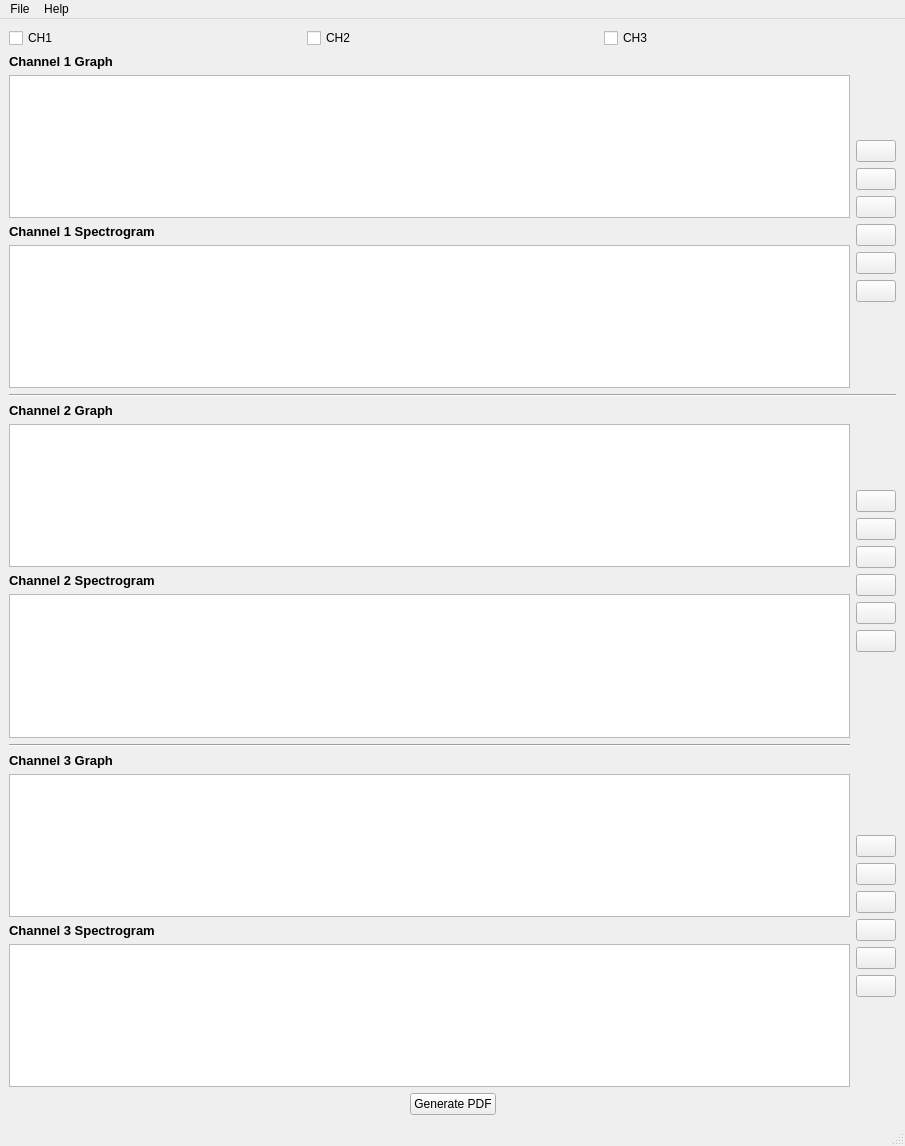
<?xml version="1.0" encoding="UTF-8"?>
<ui version="4.0">
 <class>MainWindow</class>
 <widget class="QMainWindow" name="MainWindow">
  <property name="geometry">
   <rect>
    <x>0</x>
    <y>0</y>
    <width>905</width>
    <height>1146</height>
   </rect>
  </property>
  <property name="windowTitle">
   <string>SBME - Signal Viewer</string>
  </property>
  <property name="windowIcon">
   <iconset>
    <normaloff>Images/MainIcon.png</normaloff>Images/MainIcon.png</iconset>
  </property>
  <widget class="QWidget" name="centralwidget">
   <layout class="QVBoxLayout" name="verticalLayout_4">
    <item>
     <layout class="QHBoxLayout" name="showChannels">
      <item>
       <widget class="QCheckBox" name="showChannel1">
        <property name="text">
         <string>CH1</string>
        </property>
        <property name="shortcut">
         <string>Alt+1</string>
        </property>
       </widget>
      </item>
      <item>
       <widget class="QCheckBox" name="showChannel2">
        <property name="text">
         <string>CH2</string>
        </property>
        <property name="shortcut">
         <string>Alt+2</string>
        </property>
       </widget>
      </item>
      <item>
       <widget class="QCheckBox" name="showChannel3">
        <property name="text">
         <string>CH3</string>
        </property>
        <property name="shortcut">
         <string>Alt+3</string>
        </property>
       </widget>
      </item>
     </layout>
    </item>
    <item>
     <layout class="QHBoxLayout" name="Channel1Components">
      <item>
       <layout class="QVBoxLayout" name="channel1Graphs">
        <property name="sizeConstraint">
         <enum>QLayout::SetDefaultConstraint</enum>
        </property>
        <item>
         <widget class="QLabel" name="graph1Label">
          <property name="font">
           <font>
            <pointsize>10</pointsize>
            <weight>75</weight>
            <bold>true</bold>
           </font>
          </property>
          <property name="text">
           <string>Channel 1 Graph</string>
          </property>
         </widget>
        </item>
        <item>
         <widget class="PlotWidget" name="signal1Graph"/>
        </item>
        <item>
         <widget class="QLabel" name="spectrogram1Label">
          <property name="font">
           <font>
            <pointsize>10</pointsize>
            <weight>75</weight>
            <bold>true</bold>
           </font>
          </property>
          <property name="text">
           <string>Channel 1 Spectrogram</string>
          </property>
         </widget>
        </item>
        <item>
         <widget class="PlotWidget" name="sepctrogram1Graph"/>
        </item>
       </layout>
      </item>
      <item>
       <layout class="QVBoxLayout" name="controls1">
        <item>
         <spacer name="verticalSpacer_3">
          <property name="orientation">
           <enum>Qt::Vertical</enum>
          </property>
          <property name="sizeHint" stdset="0">
           <size>
            <width>20</width>
            <height>40</height>
           </size>
          </property>
         </spacer>
        </item>
        <item>
         <widget class="QPushButton" name="playBtn1">
          <property name="enabled">
           <bool>true</bool>
          </property>
          <property name="maximumSize">
           <size>
            <width>50</width>
            <height>16777215</height>
           </size>
          </property>
          <property name="text">
           <string/>
          </property>
          <property name="icon">
           <iconset>
            <normaloff>Images/play.png</normaloff>Images/play.png</iconset>
          </property>
         </widget>
        </item>
        <item>
         <widget class="QPushButton" name="pauseBtn1">
          <property name="maximumSize">
           <size>
            <width>50</width>
            <height>16777215</height>
           </size>
          </property>
          <property name="text">
           <string/>
          </property>
          <property name="icon">
           <iconset>
            <normaloff>Images/pause.png</normaloff>Images/pause.png</iconset>
          </property>
         </widget>
        </item>
        <item>
         <widget class="QPushButton" name="stopBtn1">
          <property name="maximumSize">
           <size>
            <width>50</width>
            <height>16777215</height>
           </size>
          </property>
          <property name="text">
           <string/>
          </property>
          <property name="icon">
           <iconset>
            <normaloff>Images/focus.png</normaloff>Images/focus.png</iconset>
          </property>
         </widget>
        </item>
        <item>
         <widget class="QPushButton" name="zoomInBtn1">
          <property name="maximumSize">
           <size>
            <width>50</width>
            <height>16777215</height>
           </size>
          </property>
          <property name="text">
           <string/>
          </property>
          <property name="icon">
           <iconset>
            <normaloff>Images/zoom-in.png</normaloff>Images/zoom-in.png</iconset>
          </property>
         </widget>
        </item>
        <item>
         <widget class="QPushButton" name="zoonOutBtn1">
          <property name="maximumSize">
           <size>
            <width>50</width>
            <height>16777215</height>
           </size>
          </property>
          <property name="text">
           <string/>
          </property>
          <property name="icon">
           <iconset>
            <normaloff>Images/zoom-out.png</normaloff>Images/zoom-out.png</iconset>
          </property>
         </widget>
        </item>
        <item>
         <widget class="QPushButton" name="clearBtn1">
          <property name="maximumSize">
           <size>
            <width>50</width>
            <height>16777215</height>
           </size>
          </property>
          <property name="text">
           <string/>
          </property>
          <property name="icon">
           <iconset>
            <normaloff>Images/delete.png</normaloff>Images/delete.png</iconset>
          </property>
         </widget>
        </item>
        <item>
         <spacer name="verticalSpacer_4">
          <property name="orientation">
           <enum>Qt::Vertical</enum>
          </property>
          <property name="sizeHint" stdset="0">
           <size>
            <width>20</width>
            <height>40</height>
           </size>
          </property>
         </spacer>
        </item>
       </layout>
      </item>
     </layout>
    </item>
    <item>
     <widget class="Line" name="line">
      <property name="orientation">
       <enum>Qt::Horizontal</enum>
      </property>
     </widget>
    </item>
    <item>
     <layout class="QHBoxLayout" name="Channel2Components">
      <item>
       <layout class="QVBoxLayout" name="Channel2Graphs">
        <property name="sizeConstraint">
         <enum>QLayout::SetDefaultConstraint</enum>
        </property>
        <item>
         <widget class="QLabel" name="graph2Label">
          <property name="font">
           <font>
            <pointsize>10</pointsize>
            <weight>75</weight>
            <bold>true</bold>
           </font>
          </property>
          <property name="text">
           <string>Channel 2 Graph</string>
          </property>
         </widget>
        </item>
        <item>
         <widget class="PlotWidget" name="signal2Graph"/>
        </item>
        <item>
         <widget class="QLabel" name="spectrogram2Label">
          <property name="font">
           <font>
            <pointsize>10</pointsize>
            <weight>75</weight>
            <bold>true</bold>
           </font>
          </property>
          <property name="text">
           <string>Channel 2 Spectrogram</string>
          </property>
         </widget>
        </item>
        <item>
         <widget class="PlotWidget" name="spectrogram2Graph"/>
        </item>
       </layout>
      </item>
      <item>
       <layout class="QVBoxLayout" name="controls2">
        <item>
         <spacer name="verticalSpacer_5">
          <property name="orientation">
           <enum>Qt::Vertical</enum>
          </property>
          <property name="sizeHint" stdset="0">
           <size>
            <width>20</width>
            <height>40</height>
           </size>
          </property>
         </spacer>
        </item>
        <item>
         <widget class="QPushButton" name="playBtn2">
          <property name="enabled">
           <bool>true</bool>
          </property>
          <property name="maximumSize">
           <size>
            <width>50</width>
            <height>16777215</height>
           </size>
          </property>
          <property name="text">
           <string/>
          </property>
          <property name="icon">
           <iconset>
            <normaloff>Images/play.png</normaloff>Images/play.png</iconset>
          </property>
         </widget>
        </item>
        <item>
         <widget class="QPushButton" name="pauseBtn2">
          <property name="maximumSize">
           <size>
            <width>50</width>
            <height>16777215</height>
           </size>
          </property>
          <property name="text">
           <string/>
          </property>
          <property name="icon">
           <iconset>
            <normaloff>Images/pause.png</normaloff>Images/pause.png</iconset>
          </property>
         </widget>
        </item>
        <item>
         <widget class="QPushButton" name="stopBtn2">
          <property name="maximumSize">
           <size>
            <width>50</width>
            <height>16777215</height>
           </size>
          </property>
          <property name="text">
           <string/>
          </property>
          <property name="icon">
           <iconset>
            <normaloff>Images/focus.png</normaloff>Images/focus.png</iconset>
          </property>
         </widget>
        </item>
        <item>
         <widget class="QPushButton" name="zoomInBtn2">
          <property name="maximumSize">
           <size>
            <width>50</width>
            <height>16777215</height>
           </size>
          </property>
          <property name="text">
           <string/>
          </property>
          <property name="icon">
           <iconset>
            <normaloff>Images/zoom-in.png</normaloff>Images/zoom-in.png</iconset>
          </property>
         </widget>
        </item>
        <item>
         <widget class="QPushButton" name="zoonOutBtn2">
          <property name="maximumSize">
           <size>
            <width>50</width>
            <height>16777215</height>
           </size>
          </property>
          <property name="text">
           <string/>
          </property>
          <property name="icon">
           <iconset>
            <normaloff>Images/zoom-out.png</normaloff>Images/zoom-out.png</iconset>
          </property>
         </widget>
        </item>
        <item>
         <widget class="QPushButton" name="clearBtn2">
          <property name="maximumSize">
           <size>
            <width>50</width>
            <height>16777215</height>
           </size>
          </property>
          <property name="text">
           <string/>
          </property>
          <property name="icon">
           <iconset>
            <normaloff>Images/delete.png</normaloff>Images/delete.png</iconset>
          </property>
         </widget>
        </item>
        <item>
         <spacer name="verticalSpacer_6">
          <property name="orientation">
           <enum>Qt::Vertical</enum>
          </property>
          <property name="sizeHint" stdset="0">
           <size>
            <width>20</width>
            <height>40</height>
           </size>
          </property>
         </spacer>
        </item>
       </layout>
      </item>
     </layout>
    </item>
    <item>
     <layout class="QHBoxLayout" name="Channel3Components">
      <item>
       <layout class="QVBoxLayout" name="channel3Graphs">
        <property name="sizeConstraint">
         <enum>QLayout::SetDefaultConstraint</enum>
        </property>
        <item>
         <widget class="Line" name="line_2">
          <property name="orientation">
           <enum>Qt::Horizontal</enum>
          </property>
         </widget>
        </item>
        <item>
         <widget class="QLabel" name="graph3Label">
          <property name="font">
           <font>
            <pointsize>10</pointsize>
            <weight>75</weight>
            <bold>true</bold>
           </font>
          </property>
          <property name="text">
           <string>Channel 3 Graph</string>
          </property>
         </widget>
        </item>
        <item>
         <widget class="PlotWidget" name="signal3Graph"/>
        </item>
        <item>
         <widget class="QLabel" name="spectrogram3Label">
          <property name="font">
           <font>
            <pointsize>10</pointsize>
            <weight>75</weight>
            <bold>true</bold>
           </font>
          </property>
          <property name="text">
           <string>Channel 3 Spectrogram</string>
          </property>
         </widget>
        </item>
        <item>
         <widget class="PlotWidget" name="spectrogram3Graph"/>
        </item>
       </layout>
      </item>
      <item>
       <layout class="QVBoxLayout" name="control3">
        <item>
         <spacer name="verticalSpacer">
          <property name="orientation">
           <enum>Qt::Vertical</enum>
          </property>
          <property name="sizeHint" stdset="0">
           <size>
            <width>20</width>
            <height>40</height>
           </size>
          </property>
         </spacer>
        </item>
        <item>
         <widget class="QPushButton" name="playBtn3">
          <property name="enabled">
           <bool>true</bool>
          </property>
          <property name="maximumSize">
           <size>
            <width>50</width>
            <height>16777215</height>
           </size>
          </property>
          <property name="text">
           <string/>
          </property>
          <property name="icon">
           <iconset>
            <normaloff>Images/play.png</normaloff>Images/play.png</iconset>
          </property>
         </widget>
        </item>
        <item>
         <widget class="QPushButton" name="pauseBtn3">
          <property name="maximumSize">
           <size>
            <width>50</width>
            <height>16777215</height>
           </size>
          </property>
          <property name="text">
           <string/>
          </property>
          <property name="icon">
           <iconset>
            <normaloff>Images/pause.png</normaloff>Images/pause.png</iconset>
          </property>
         </widget>
        </item>
        <item>
         <widget class="QPushButton" name="stopBtn3">
          <property name="maximumSize">
           <size>
            <width>50</width>
            <height>16777215</height>
           </size>
          </property>
          <property name="text">
           <string/>
          </property>
          <property name="icon">
           <iconset>
            <normaloff>Images/focus.png</normaloff>Images/focus.png</iconset>
          </property>
         </widget>
        </item>
        <item>
         <widget class="QPushButton" name="zoomInBtn3">
          <property name="maximumSize">
           <size>
            <width>50</width>
            <height>16777215</height>
           </size>
          </property>
          <property name="text">
           <string/>
          </property>
          <property name="icon">
           <iconset>
            <normaloff>Images/zoom-in.png</normaloff>Images/zoom-in.png</iconset>
          </property>
         </widget>
        </item>
        <item>
         <widget class="QPushButton" name="zoonOutBtn3">
          <property name="maximumSize">
           <size>
            <width>50</width>
            <height>16777215</height>
           </size>
          </property>
          <property name="text">
           <string/>
          </property>
          <property name="icon">
           <iconset>
            <normaloff>Images/zoom-out.png</normaloff>Images/zoom-out.png</iconset>
          </property>
         </widget>
        </item>
        <item>
         <widget class="QPushButton" name="clearBtn3">
          <property name="maximumSize">
           <size>
            <width>50</width>
            <height>16777215</height>
           </size>
          </property>
          <property name="text">
           <string/>
          </property>
          <property name="icon">
           <iconset>
            <normaloff>Images/delete.png</normaloff>Images/delete.png</iconset>
          </property>
         </widget>
        </item>
        <item>
         <spacer name="verticalSpacer_2">
          <property name="orientation">
           <enum>Qt::Vertical</enum>
          </property>
          <property name="sizeHint" stdset="0">
           <size>
            <width>20</width>
            <height>40</height>
           </size>
          </property>
         </spacer>
        </item>
       </layout>
      </item>
     </layout>
    </item>
    <item>
     <layout class="QHBoxLayout" name="ReportComponent">
      <item>
       <spacer name="horizontalSpacer">
        <property name="orientation">
         <enum>Qt::Horizontal</enum>
        </property>
        <property name="sizeHint" stdset="0">
         <size>
          <width>40</width>
          <height>20</height>
         </size>
        </property>
       </spacer>
      </item>
      <item>
       <widget class="QPushButton" name="generateReport">
        <property name="maximumSize">
         <size>
          <width>800</width>
          <height>800</height>
         </size>
        </property>
        <property name="text">
         <string>Generate PDF</string>
        </property>
       </widget>
      </item>
      <item>
       <spacer name="horizontalSpacer_2">
        <property name="orientation">
         <enum>Qt::Horizontal</enum>
        </property>
        <property name="sizeHint" stdset="0">
         <size>
          <width>40</width>
          <height>20</height>
         </size>
        </property>
       </spacer>
      </item>
     </layout>
    </item>
   </layout>
  </widget>
  <widget class="QMenuBar" name="menubar">
   <property name="geometry">
    <rect>
     <x>0</x>
     <y>0</y>
     <width>905</width>
     <height>26</height>
    </rect>
   </property>
   <widget class="QMenu" name="menuFile">
    <property name="title">
     <string>File</string>
    </property>
    <widget class="QMenu" name="menuOpen">
     <property name="title">
      <string>Open</string>
     </property>
     <addaction name="actionOpenChannel1"/>
     <addaction name="actionOpenChannel2"/>
     <addaction name="actionOpenChannel3"/>
    </widget>
    <addaction name="menuOpen"/>
    <addaction name="actionGenerateReport"/>
    <addaction name="actionExit"/>
   </widget>
   <widget class="QMenu" name="menuAbout">
    <property name="title">
     <string>Help</string>
    </property>
    <addaction name="actionAbout"/>
   </widget>
   <addaction name="menuFile"/>
   <addaction name="menuAbout"/>
  </widget>
  <widget class="QStatusBar" name="statusbar"/>
  <action name="actionOpenChannel1">
   <property name="text">
    <string>Channel 1</string>
   </property>
   <property name="shortcut">
    <string>Ctrl+1</string>
   </property>
  </action>
  <action name="actionOpenChannel2">
   <property name="text">
    <string>Channel 2</string>
   </property>
   <property name="shortcut">
    <string>Ctrl+2</string>
   </property>
  </action>
  <action name="actionOpenChannel3">
   <property name="text">
    <string>Channel 3</string>
   </property>
   <property name="shortcut">
    <string>Ctrl+3</string>
   </property>
  </action>
  <action name="actionExit">
   <property name="text">
    <string>Exit</string>
   </property>
   <property name="shortcut">
    <string>Ctrl+Q</string>
   </property>
  </action>
  <action name="actionAbout">
   <property name="text">
    <string>About</string>
   </property>
   <property name="shortcut">
    <string>F1</string>
   </property>
  </action>
  <action name="actionGenerateReport">
   <property name="text">
    <string>Generate Report</string>
   </property>
   <property name="shortcut">
    <string>Ctrl+S</string>
   </property>
  </action>
 </widget>
 <customwidgets>
  <customwidget>
   <class>PlotWidget</class>
   <extends>QGraphicsView</extends>
   <header>pyqtgraph</header>
   <container>1</container>
  </customwidget>
 </customwidgets>
 <resources/>
 <connections/>
</ui>
